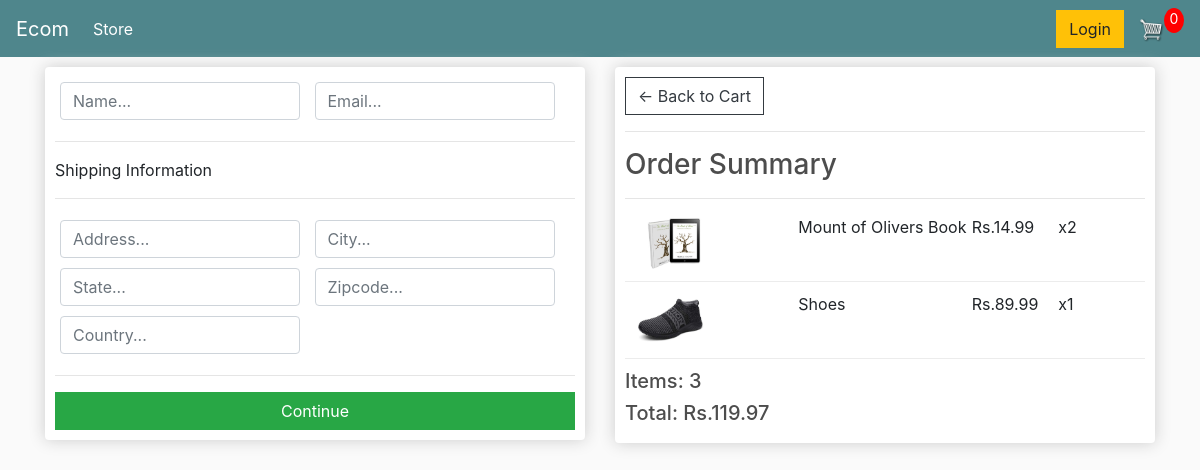
Screenshot of /checkout/ (signed in) with the database file from the repository.
### home/models.py (models this page shows, shortened)
class OrderItem(models.Model):
    product = models.ForeignKey(Product,on_delete=models.SET_NULL,blank=True,null=True)
    order = models.ForeignKey(Order,on_delete=models.SET_NULL,blank=True,null=True)
    quantity = models.IntegerField(default=0,null=True,blank=True)
    date_added = models.DateTimeField(auto_now_add=True)
    @property
    def get_total(self):
        total = self.product.price * self.quantity
        return total

class Product(models.Model):
    name = models.CharField(max_length=200)
    price = models.FloatField()
    digital = models.BooleanField(default=False,null=True,blank=False)
    image = models.ImageField(null=True,blank=True)
    @property
    def imageURL(self):
        try:
            url = self.image.url
        except:
            url = ''
        return url

class Order(models.Model):
    customer = models.ForeignKey(Customer, on_delete=models.SET_NULL,blank=True,null=True)
    date_ordered = models.DateTimeField(auto_now_add=True)
    complete = models.BooleanField(default=False,null=True,blank=False)
    transaction_id = models.CharField(max_length=200,null=True)
    @property
    def get_cart_total(self):
        orderitems = self.orderitem_set.all()
        total = sum([item.get_total for item in orderitems])
        return total
    @property
    def get_cart_items(self):
        orderitems = self.orderitem_set.all()
        total = sum([item.quantity for item in orderitems])
        return total

### home/views.py (the view)
# urls.py: path('checkout/', checkout, name= 'checkout'),
def checkout(request):
    if request.user.is_authenticated:
        customer = request.user.customer
        order, created = Order.objects.get_or_create(customer=customer, complete=False)
        items = order.orderitem_set.all()
    else:
        items = []
        order = {'get_cart_total':0, 'get_cart_items':0}
    context = {'items':items, 'order':order}
    return render(request, 'store/checkout.html', context)

### home/templates/store/checkout.html (shortened to what this page needs)
{% extends 'store/main.html' %}
{% load static %}
{% block content %}
    <div class="row">
        <div class="col-lg-6">
            <div class="box-element" id="form-wrapper">
                <form id="form">
                    <div id="user-info">
                        <div class="form-field">
                            <input required class="form-control" type="text" name="name" placeholder="Name...">
                        </div>
                        <div class="form-field">
                            <input required class="form-control" type="email" name="e-mail" placeholder="Email...">
                        </div>
                    </div>
                    <div id="shipping-info">
                        <hr>
                        <p>Shipping Information</p>
                        <hr>
                        <div class="form-field">
                            <input required class="form-control" type="text" name="address" placeholder="Address...">
                        </div>
                        <div class="form-field">
                            <input required class="form-control" type="text" name="city" placeholder="City...">
                        </div>
                        <div class="form-field">
                            <input required class="form-control" type="text" name="state" placeholder="State...">
                        </div>
                        <div class="form-field">
                            <input required class="form-control" type="text" name="zipcode" placeholder="Zipcode...">
                        </div>
                        <div class="form-field">
                            <input required class="form-control" type="text" name="country" placeholder="Country...">
                        </div>
                    </div>
                    <hr>
                    <input id="form-button" class="btn btn-success btn-block" type="submit" value="Continue">
                </form>
            </div>
            <br>
        </div>
        <div class="col-lg-6">
            <div class="box-element">
                <a class="btn btn-outline-dark" href="{% url 'cart' %}">&#x2190;
                    Back to Cart
                </a>
                <hr>
                <h3>Order Summary</h3>
                <hr>
                {% for item in items %}
                <div class="cart-row">
                    <div style="flex: 2;"><img class="row-image" src="{{item.product.imageURL}}" alt=""></div>
                    <div style="flex: 2;"><p>{{item.product.name}}</p></div>
                    <div style="flex: 1;"><p>Rs.{{item.product.price}}</p></div>
                    <div style="flex: 1;"><p>x{{item.quantity}}</p></div>
                </div>
                {% endfor %}
                <h5>Items: {{order.get_cart_items}}</h5>
                <h5>Total: Rs.{{order.get_cart_total}}</h5>
            </div>
        </div>
    </div>
{% endblock %}

### home/static/css/main.css (style rules this page uses)
body { background-color: hsl(0, 0%, 98%); }
h1,h2,h3,h4,h5,h6 { color:hsl(0, 0%, 30%); }
.box-element { box-shadow:hsl(0, 0%, 80%) 0 0 16px; background-color: #fff; border-radius: 4px; padding: 10px; }
.col-lg-4, .col-lg-6, .col-lg-8, .col-lg-12 { margin-top: 10px; }
.btn { border-radius: 0; }
.row-image { width: 100px; }
.form-field { width:250px; display: inline-block; padding: 5px; }
.cart-row { display: flex; align-items: flex-stretch; padding-bottom: 10px; margin-bottom: 10px; border-bottom: 1px solid #ececec; }

### rows the page displays
OrderItem: product.imageURL (picture), product.name "Mount of Olivers Book", product.price "14.99", quantity "2"
OrderItem: product.imageURL (picture), product.name "Shoes", product.price "89.99", quantity "1"
Order: get_cart_items "3", get_cart_total "119.97"
